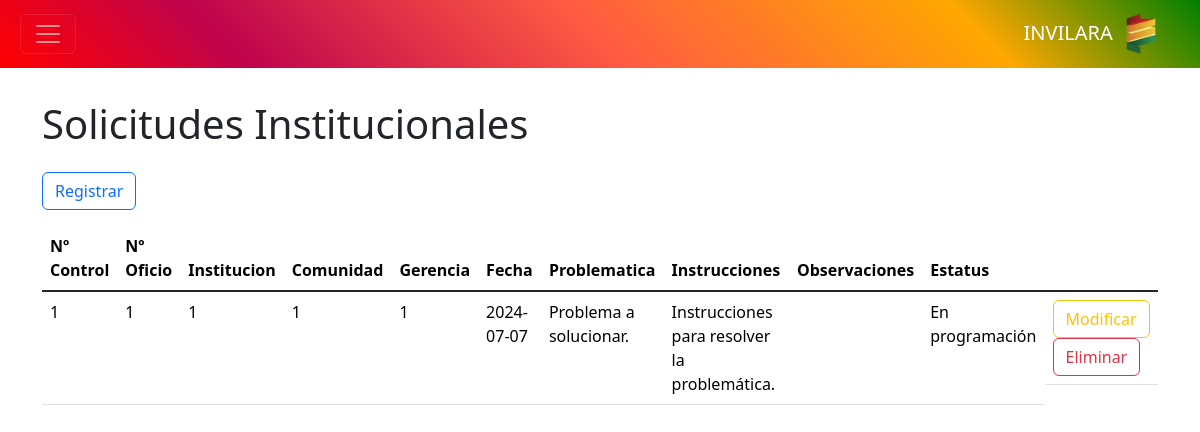
/controlador/solicitud_institucional.php, run on an earlier commit of the app's database.
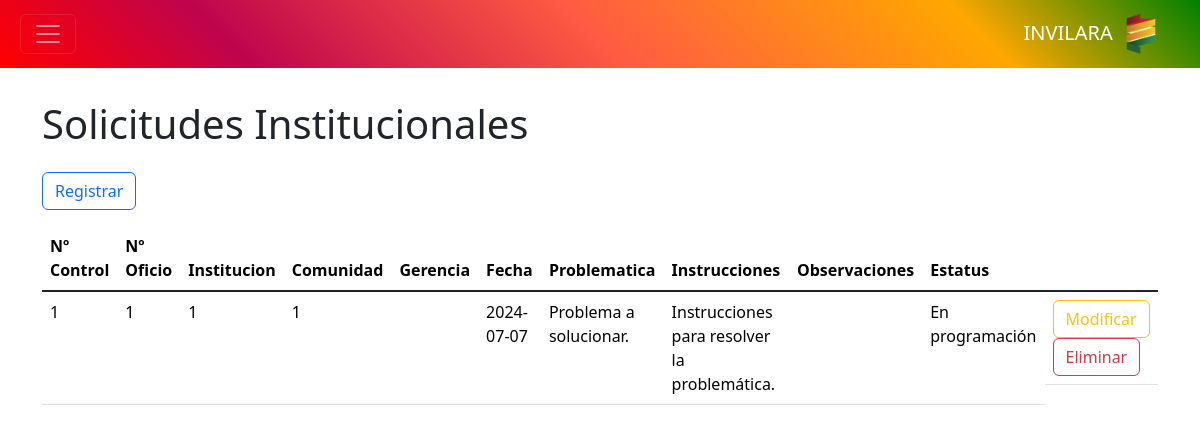
And on a later commit of the database.
### tables this page shows
CREATE TABLE `solicitud_institucional` (
  `nro_control` varchar(20) NOT NULL,
  `nro_oficio` varchar(20) DEFAULT NULL,
  `id_institucion` int DEFAULT NULL,
  `id_comunidad` int DEFAULT NULL,
  `id_gerencia` int DEFAULT NULL,
  `fecha` date DEFAULT NULL,
  `problematica` text,
  `instrucciones` text,
  `observacion` text,
  `estatus` text,
  PRIMARY KEY (`nro_control`) USING BTREE,
  KEY `solicitud_institucional_institucion_FK` (`id_institucion`),
  KEY `solicitud_institucional_comunidad_FK` (`id_comunidad`),
  KEY `solicitud_institucional_gerencia_FK` (`id_gerencia`),
  CONSTRAINT `solicitud_institucional_comunidad_FK` FOREIGN KEY (`id_comunidad`) REFERENCES `comunidad` (`id`) ON DELETE SET NULL ON UPDATE CASCADE,
  CONSTRAINT `solicitud_institucional_gerencia_FK` FOREIGN KEY (`id_gerencia`) REFERENCES `gerencia` (`id`) ON DELETE SET NULL ON UPDATE CASCADE,
  CONSTRAINT `solicitud_institucional_institucion_FK` FOREIGN KEY (`id_institucion`) REFERENCES `institucion` (`id`) ON DELETE SET NULL ON UPDATE CASCADE
);

### controlador/solicitud_institucional.php (called while the page is built, shortened)
<?php
require_once "modelo/solicitud_institucional.php";
$modelo = new Registro();
$datos = $modelo->consultar();
require_once "vista/solicitud_institucional.php";
?>

### modelo/base_datos.php (called while the page is built)
<?php
class BaseDatos
{
    private $host = "localhost";
    private $dbname = "invilara";
    private $usuario = "root";
    private $contrasena = "";
    public function conexion()
    {
        $dsn = "mysql" . ":" . "host=" . $this->host . ";" . "dbname=" . $this->dbname . ";";
        $pdo = new PDO($dsn, $this->usuario, $this->contrasena);
        $pdo->setAttribute(PDO::ATTR_ERRMODE, PDO::ERRMODE_EXCEPTION);
        return $pdo;
    }
}
?>

### modelo/solicitud_institucional.php (called while the page is built, shortened)
<?php
require_once "modelo/base_datos.php";
class Registro extends BaseDatos
{
	private $tabla = "solicitud_institucional";
	public function consultar()
	{
		$result = $this->conexion()->query("SELECT * FROM {$this->tabla}");
		return $result;
	}
}
?>

### vista/solicitud_institucional.php (the view, shortened to what this page needs)
<?php require_once "vista/componentes/encabezado.php"; ?>
<?php require_once "vista/componentes/barra.php"; ?>
<main class="container" id="crud">
	<h1>Solicitudes Institucionales</h1>
	<button class="btn btn-outline-primary my-3" value="insertar">Registrar</button>
	<div class="table-responsive">
		<table class="table table-hover">
			<thead>
				<tr>
					<th>Nº Control</th>
					<th>Nº Oficio</th>
					<th>Institucion</th>
					<th>Comunidad</th>
					<th>Gerencia</th>
					<th>Fecha</th>
					<th>Problematica</th>
					<th>Instrucciones</th>
					<th>Observaciones</th>
					<th>Estatus</th>
				</tr>
			</thead>
			<tbody class="table-group-divider">
				<?php foreach ($datos as $d): ?>
					<tr>
						<td><?php echo $d["nro_control"] ?></td>
						<td><?php echo $d["nro_oficio"] ?></td>
						<td><?php echo $d["id_institucion"] ?></td>
						<td><?php echo $d["id_comunidad"] ?></td>
						<td><?php echo $d["id_gerencia"] ?></td>
						<td><?php echo $d["fecha"] ?></td>
						<td><?php echo $d["problematica"] ?></td>
						<td><?php echo $d["instrucciones"] ?></td>
						<td><?php echo $d["observacion"] ?></td>
						<td><?php echo $d["estatus"] ?></td>
						<td class="d-grid d-md-block gap-2">
							<button class="btn btn-outline-warning" value="modificar">Modificar</button>
							<button class="btn btn-outline-danger" value="eliminar" data-bs-toggle="modal"
								data-bs-target="#modal-eliminacion">Eliminar</button>
						</td>
					</tr>
				<?php endforeach ?>
			</tbody>
		</table>
	</div>
</main>

What changed in the data, as far as the page shows it:
changed solicitud_institucional "Problema a solucionar.": id_gerencia "1" → (not shown)
